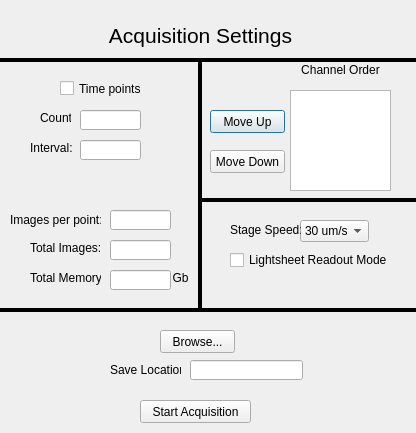
<?xml version="1.0" encoding="UTF-8"?>
<ui version="4.0">
 <class>CLSAcquisitionSettingsDialog</class>
 <widget class="QDialog" name="CLSAcquisitionSettingsDialog">
  <property name="geometry">
   <rect>
    <x>0</x>
    <y>0</y>
    <width>416</width>
    <height>433</height>
   </rect>
  </property>
  <property name="windowTitle">
   <string>Dialog</string>
  </property>
  <widget class="QCheckBox" name="time_points_check_box">
   <property name="geometry">
    <rect>
     <x>60</x>
     <y>80</y>
     <width>81</width>
     <height>17</height>
    </rect>
   </property>
   <property name="text">
    <string>Time points</string>
   </property>
  </widget>
  <widget class="QLineEdit" name="num_time_points_line_edit">
   <property name="geometry">
    <rect>
     <x>80</x>
     <y>110</y>
     <width>61</width>
     <height>20</height>
    </rect>
   </property>
  </widget>
  <widget class="QLineEdit" name="time_points_interval_line_edit">
   <property name="geometry">
    <rect>
     <x>80</x>
     <y>140</y>
     <width>61</width>
     <height>20</height>
    </rect>
   </property>
  </widget>
  <widget class="QPushButton" name="channel_order_move_up_button">
   <property name="geometry">
    <rect>
     <x>210</x>
     <y>110</y>
     <width>75</width>
     <height>23</height>
    </rect>
   </property>
   <property name="text">
    <string>Move Up</string>
   </property>
  </widget>
  <widget class="QPushButton" name="channel_order_move_down_button">
   <property name="geometry">
    <rect>
     <x>210</x>
     <y>150</y>
     <width>75</width>
     <height>23</height>
    </rect>
   </property>
   <property name="text">
    <string>Move Down</string>
   </property>
  </widget>
  <widget class="QListView" name="channel_order_list_view">
   <property name="geometry">
    <rect>
     <x>290</x>
     <y>90</y>
     <width>101</width>
     <height>101</height>
    </rect>
   </property>
  </widget>
  <widget class="QLabel" name="label">
   <property name="geometry">
    <rect>
     <x>290</x>
     <y>60</y>
     <width>101</width>
     <height>20</height>
    </rect>
   </property>
   <property name="text">
    <string>Channel Order</string>
   </property>
   <property name="alignment">
    <set>Qt::AlignCenter</set>
   </property>
  </widget>
  <widget class="QLabel" name="label_2">
   <property name="geometry">
    <rect>
     <x>40</x>
     <y>110</y>
     <width>31</width>
     <height>16</height>
    </rect>
   </property>
   <property name="text">
    <string>Count:</string>
   </property>
  </widget>
  <widget class="QLabel" name="label_3">
   <property name="geometry">
    <rect>
     <x>30</x>
     <y>140</y>
     <width>51</width>
     <height>16</height>
    </rect>
   </property>
   <property name="text">
    <string>Interval:</string>
   </property>
  </widget>
  <widget class="QPushButton" name="browse_button">
   <property name="geometry">
    <rect>
     <x>160</x>
     <y>330</y>
     <width>75</width>
     <height>23</height>
    </rect>
   </property>
   <property name="text">
    <string>Browse...</string>
   </property>
  </widget>
  <widget class="QLineEdit" name="save_location_line_edit">
   <property name="geometry">
    <rect>
     <x>190</x>
     <y>360</y>
     <width>113</width>
     <height>20</height>
    </rect>
   </property>
  </widget>
  <widget class="QLabel" name="label_4">
   <property name="geometry">
    <rect>
     <x>110</x>
     <y>360</y>
     <width>71</width>
     <height>20</height>
    </rect>
   </property>
   <property name="text">
    <string>Save Location:</string>
   </property>
  </widget>
  <widget class="QComboBox" name="stage_speed_combo_box">
   <property name="geometry">
    <rect>
     <x>300</x>
     <y>220</y>
     <width>69</width>
     <height>22</height>
    </rect>
   </property>
   <item>
    <property name="text">
     <string>30 um/s</string>
    </property>
   </item>
   <item>
    <property name="text">
     <string>15 um/s</string>
    </property>
   </item>
  </widget>
  <widget class="QCheckBox" name="lsrm_check_box">
   <property name="geometry">
    <rect>
     <x>230</x>
     <y>250</y>
     <width>161</width>
     <height>20</height>
    </rect>
   </property>
   <property name="text">
    <string>Lightsheet Readout Mode</string>
   </property>
  </widget>
  <widget class="QLabel" name="label_5">
   <property name="geometry">
    <rect>
     <x>230</x>
     <y>220</y>
     <width>71</width>
     <height>20</height>
    </rect>
   </property>
   <property name="text">
    <string>Stage Speed:</string>
   </property>
  </widget>
  <widget class="QPushButton" name="start_acquisition_button">
   <property name="geometry">
    <rect>
     <x>140</x>
     <y>400</y>
     <width>111</width>
     <height>23</height>
    </rect>
   </property>
   <property name="text">
    <string>Start Acquisition</string>
   </property>
  </widget>
  <widget class="QLabel" name="total_images_label">
   <property name="geometry">
    <rect>
     <x>30</x>
     <y>240</y>
     <width>71</width>
     <height>16</height>
    </rect>
   </property>
   <property name="text">
    <string>Total Images:</string>
   </property>
  </widget>
  <widget class="QLineEdit" name="total_images_line_edit">
   <property name="geometry">
    <rect>
     <x>110</x>
     <y>240</y>
     <width>61</width>
     <height>20</height>
    </rect>
   </property>
  </widget>
  <widget class="QLabel" name="memory_label">
   <property name="geometry">
    <rect>
     <x>30</x>
     <y>270</y>
     <width>71</width>
     <height>16</height>
    </rect>
   </property>
   <property name="text">
    <string>Total Memory:</string>
   </property>
  </widget>
  <widget class="QLineEdit" name="memory_line_edit">
   <property name="geometry">
    <rect>
     <x>110</x>
     <y>270</y>
     <width>61</width>
     <height>20</height>
    </rect>
   </property>
  </widget>
  <widget class="QLabel" name="num_images_per_label">
   <property name="geometry">
    <rect>
     <x>10</x>
     <y>210</y>
     <width>91</width>
     <height>20</height>
    </rect>
   </property>
   <property name="text">
    <string>Images per point:</string>
   </property>
  </widget>
  <widget class="QLineEdit" name="num_images_per_line_edit">
   <property name="geometry">
    <rect>
     <x>110</x>
     <y>210</y>
     <width>61</width>
     <height>20</height>
    </rect>
   </property>
  </widget>
  <widget class="Line" name="line">
   <property name="geometry">
    <rect>
     <x>200</x>
     <y>190</y>
     <width>391</width>
     <height>20</height>
    </rect>
   </property>
   <property name="font">
    <font>
     <pointsize>8</pointsize>
    </font>
   </property>
   <property name="frameShadow">
    <enum>QFrame::Plain</enum>
   </property>
   <property name="lineWidth">
    <number>4</number>
   </property>
   <property name="orientation">
    <enum>Qt::Horizontal</enum>
   </property>
  </widget>
  <widget class="Line" name="line_2">
   <property name="geometry">
    <rect>
     <x>190</x>
     <y>60</y>
     <width>20</width>
     <height>251</height>
    </rect>
   </property>
   <property name="frameShadow">
    <enum>QFrame::Plain</enum>
   </property>
   <property name="lineWidth">
    <number>4</number>
   </property>
   <property name="orientation">
    <enum>Qt::Vertical</enum>
   </property>
  </widget>
  <widget class="Line" name="line_3">
   <property name="geometry">
    <rect>
     <x>-60</x>
     <y>300</y>
     <width>531</width>
     <height>20</height>
    </rect>
   </property>
   <property name="font">
    <font>
     <pointsize>8</pointsize>
    </font>
   </property>
   <property name="frameShadow">
    <enum>QFrame::Plain</enum>
   </property>
   <property name="lineWidth">
    <number>4</number>
   </property>
   <property name="orientation">
    <enum>Qt::Horizontal</enum>
   </property>
  </widget>
  <widget class="QLabel" name="label_6">
   <property name="geometry">
    <rect>
     <x>80</x>
     <y>20</y>
     <width>241</width>
     <height>31</height>
    </rect>
   </property>
   <property name="font">
    <font>
     <pointsize>16</pointsize>
    </font>
   </property>
   <property name="text">
    <string>Acquisition Settings</string>
   </property>
   <property name="alignment">
    <set>Qt::AlignCenter</set>
   </property>
  </widget>
  <widget class="Line" name="line_4">
   <property name="geometry">
    <rect>
     <x>-60</x>
     <y>50</y>
     <width>531</width>
     <height>20</height>
    </rect>
   </property>
   <property name="font">
    <font>
     <pointsize>8</pointsize>
    </font>
   </property>
   <property name="frameShadow">
    <enum>QFrame::Plain</enum>
   </property>
   <property name="lineWidth">
    <number>4</number>
   </property>
   <property name="orientation">
    <enum>Qt::Horizontal</enum>
   </property>
  </widget>
  <widget class="QLabel" name="memory_unit_label">
   <property name="geometry">
    <rect>
     <x>170</x>
     <y>270</y>
     <width>21</width>
     <height>16</height>
    </rect>
   </property>
   <property name="text">
    <string>Gb</string>
   </property>
   <property name="alignment">
    <set>Qt::AlignCenter</set>
   </property>
  </widget>
 </widget>
 <resources/>
 <connections/>
</ui>
